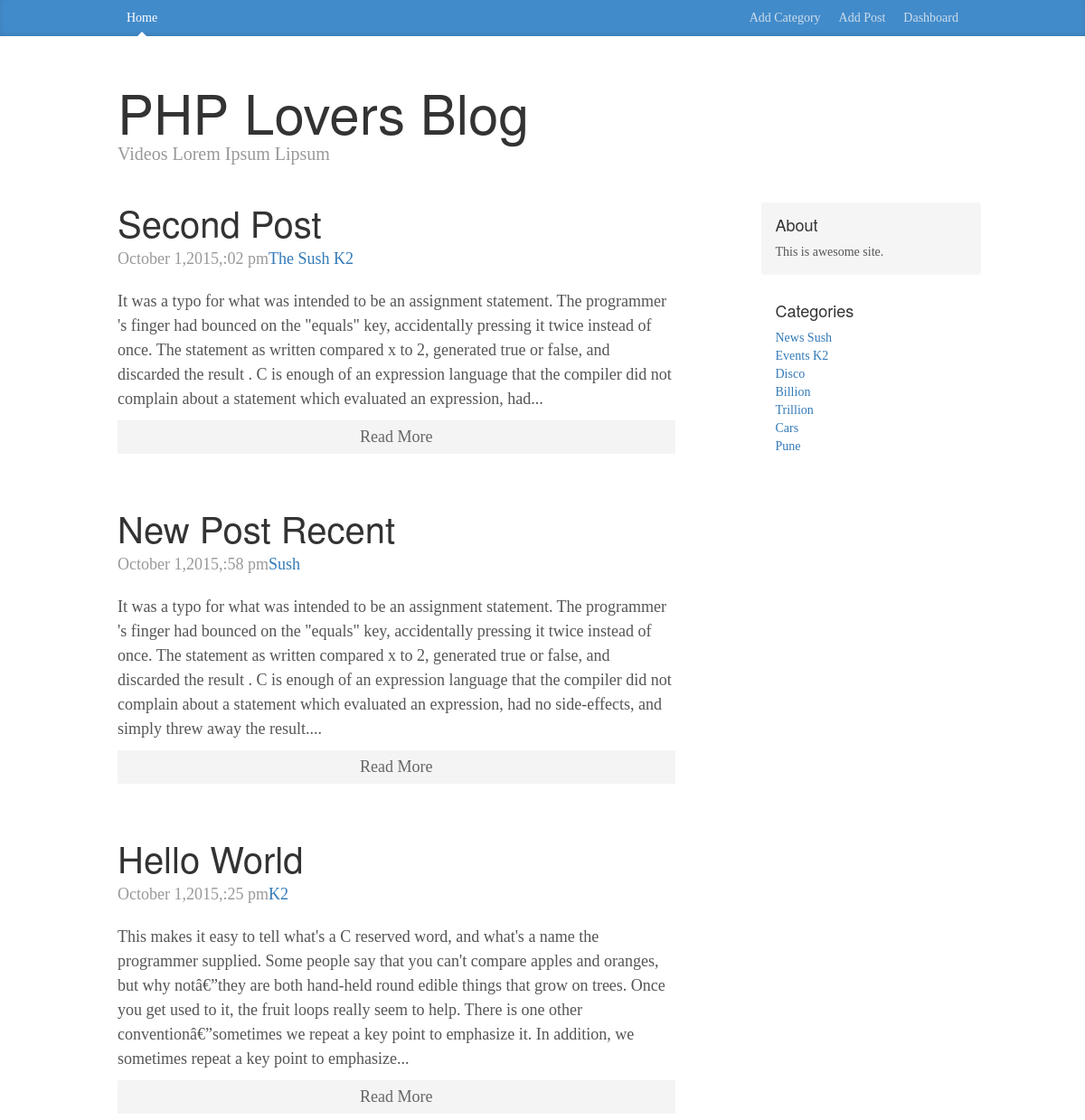
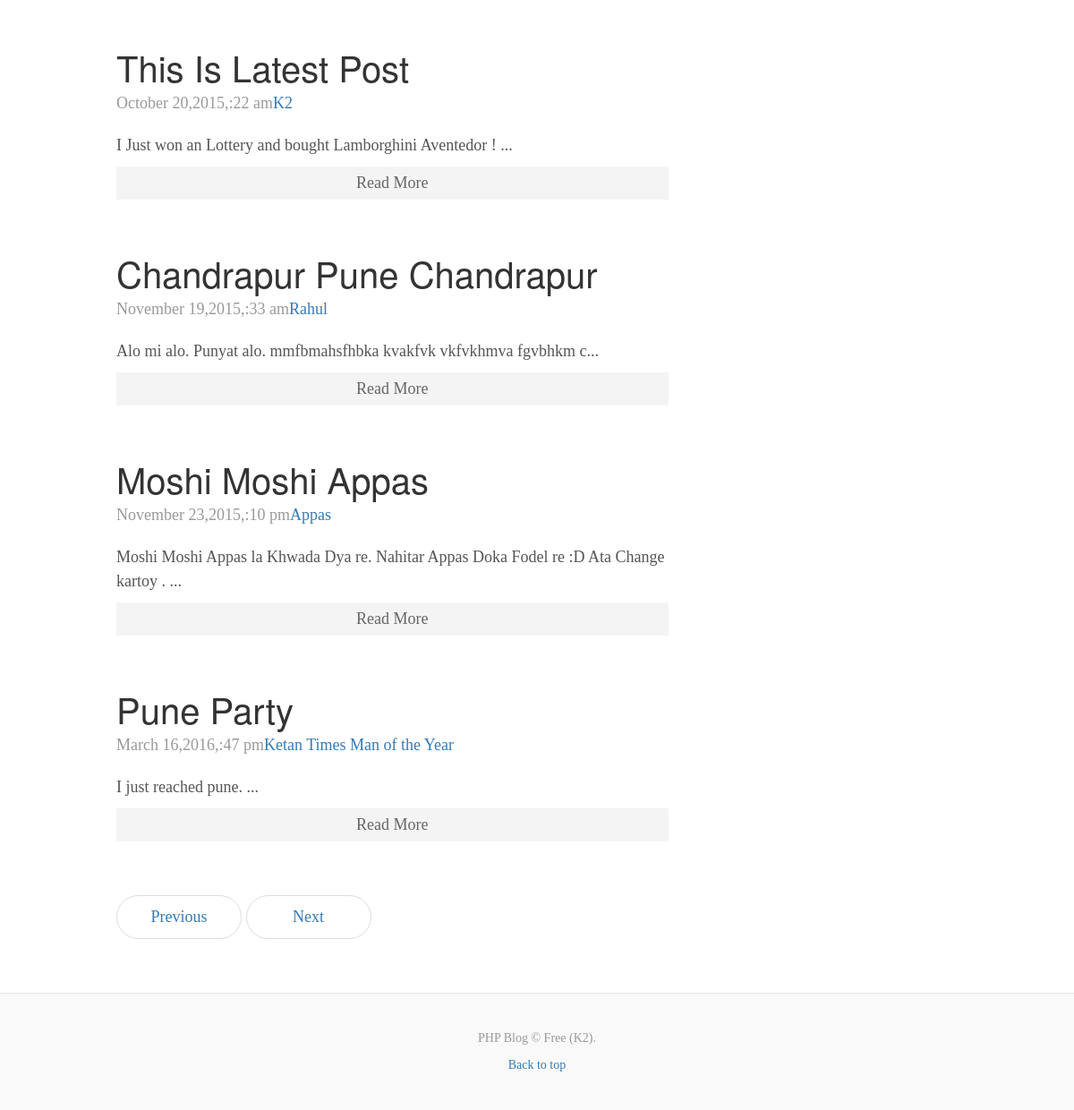
/posts.php, run on the app's committed database (2 pictures, top to bottom).
### tables this page shows
CREATE TABLE IF NOT EXISTS `posts` (
  `id` int(11) NOT NULL AUTO_INCREMENT,
  `category` int(11) NOT NULL,
  `title` varchar(255) NOT NULL,
  `body` text NOT NULL,
  `author` varchar(255) NOT NULL,
  `tags` varchar(255) NOT NULL,
  `date` timestamp NOT NULL DEFAULT CURRENT_TIMESTAMP,
  PRIMARY KEY (`id`)
);

CREATE TABLE IF NOT EXISTS `categories` (
  `id` int(11) NOT NULL AUTO_INCREMENT,
  `name` varchar(255) NOT NULL,
  PRIMARY KEY (`id`)
);

### libs/Database.php (called while the page is built, shortened)
<?php
class Database{
    public $host=DB_HOST;
    public $username=DB_USER;
    public $password=DB_PASS;
    public $db_name=DB_NAME;
    public $link;
    private function connect(){
            $this->link=new mysqli($this->host,$this->username,$this->password,$this->db_name);
        }
    public function select($query){
        $result = $this->link->query($query) or die($this->link->connect_error.__LINE__);
        if($result->num_rows>0){
            return $result;
        }
        else{
            return false;
        }
    }
}

### helpers/format_helper.php (called while the page is built)
<?php
    function formatDate($date){
        return date('F j,Y,:i a',strtotime($date));
    }
    function shortenText($text,$chars=450){
        $text= $text." ";
        $text = substr($text,0,$chars);
        $text = substr($text, 0, strrpos($text,' '));
        $text = $text."...";
        return $text;
    }

### config/config.php (called while the page is built, shortened)
<?php
$site_disc="This is awesome site.";
?>

### posts.php (the view)
<?php include 'config/config.php'; ?>
<?php include 'libs/Database.php'; ?>
<?php include 'helpers/format_helper.php';?>
<?php include 'includes/header.php';?>
<?php
    $db = new Database();
    if(isset($_GET['category'])){
        $category=$_GET['category'];
        $query = "SELECT *FROM `posts` WHERE category=".$category;
    $posts = $db->select($query);
    }
    else{
         $query = "SELECT *FROM `posts`";
    $posts = $db->select($query);
    }
    $query = "SELECT * FROM `categories`";
    $cats = $db->select($query);
    ?>
    <?php if($posts): ?>
      <div class="blog-header">
        <h1 class="blog-title">PHP Lovers Blog</h1>
        <p class="lead blog-description">Videos Lorem Ipsum Lipsum</p>
      </div>
      <div class="row">
        <div class="col-sm-8 blog-main">
        <?php while($row=$posts->fetch_assoc()):?>
          <div class="blog-post">
            <h2 class="blog-post-title"><?php echo $row['title'];?></h2>
            <p class="blog-post-meta"><?php echo formatDate($row['date']) ;?><a href="#"><?php echo $row['author']; ?></a></p>
                <?php echo shortenText($row['body']);?>
            <a class="readmore" href="post.php?id=<?php  echo urlencode($row['id']);?>">Read More</a>
          </div>
        <?php endwhile;?>
          <nav>
            <ul class="pager">
              <li><a href="#">Previous</a></li>
              <li><a href="#">Next</a></li>
            </ul>
          </nav>
        </div>
           <div class="col-sm-3 col-sm-offset-1 blog-sidebar">
          <div class="sidebar-module sidebar-module-inset">
            <h4>About</h4>
          <p><?php echo $site_disc;?></p>
          </div>
          <div class="sidebar-module">
            <?php if($cats):?>
            <h4>Categories</h4>
            <ol class="list-unstyled">
            <?php while($row=$cats->fetch_assoc()): ?>
              <li><a href="posts.php?category=<?php echo $row['id'];?>"><?php echo $row['name'];?></a></li>
            <?php endwhile; ?>
            </ol>
            <?php else:?>
                <p>No Categories</p>
            <?php endif;?>
          </div>
        </div>
      </div>
      <?php else:?>
        <p>No posts.</p>
      <?php endif;?>
<?php include 'includes/footer.php';?>

### css/blog.css (style rules this page uses)
body { font-family: Georgia, "Times New Roman", Times, serif; color: #555; }
h1, .h1, h2, .h2, h3, .h3, h4, .h4, h5, .h5, h6, .h6 { margin-top: 0; font-family: "Helvetica Neue", Helvetica, Arial, sans-serif; font-weight: normal; color: #333; }
.blog-header { padding-top: 20px; padding-bottom: 20px; }
.blog-title { margin-top: 30px; margin-bottom: 0; font-size: 60px; font-weight: normal; }
.blog-description { font-size: 20px; color: #999; }
.blog-main { font-size: 18px; line-height: 1.5; }
.sidebar-module { padding: 15px; margin: 0 -15px 15px; }
.sidebar-module-inset { padding: 15px; background-color: #f5f5f5; border-radius: 4px; }
.sidebar-module-inset p:last-child, .sidebar-module-inset ul:last-child, .sidebar-module-inset ol:last-child { margin-bottom: 0; }
.pager { margin-bottom: 60px; text-align: left; }
.pager > li > a { width: 140px; padding: 10px 20px; text-align: center; border-radius: 30px; }
.blog-post { margin-bottom: 60px; }
.blog-post-title { margin-bottom: 5px; font-size: 40px; }
.blog-post-meta { margin-bottom: 20px; color: #999; }
.readmore { display: block; text-align: center; padding:5px; background: #f4f4f4; margin-top:10px; color:#666; }

### data on the page
posts: title "Second Post", date "October 1,2015,:02 pm", author "The Sush K2", body "It was a typo for what was intended to be an assignment statement. The programmer 's finger had bounced on the \"equals\" key, accidentally pressing it twice instead of once. The statement as written compared x to 2, generated true or false, and discarded the result . C is enough of an expression language that the compiler did not complain about a statement which evaluated an expression, had..."
posts: title "New Post Recent", date "October 1,2015,:58 pm", author "Sush", body "It was a typo for what was intended to be an assignment statement. The programmer 's finger had bounced on the \"equals\" key, accidentally pressing it twice instead of once. The statement as written compared x to 2, generated true or false, and discarded the result . C is enough of an expression language that the compiler did not complain about a statement which evaluated an expression, had no side-effects, and simply threw away the result...."
posts: title "Hello World", date "October 1,2015,:25 pm", author "K2", body "This makes it easy to tell what's a C reserved word, and what's a name the programmer supplied. Some people say that you can't compare apples and oranges, but why notâ€”they are both hand-held round edible things that grow on trees. Once you get used to it, the fruit loops really seem to help. There is one other conventionâ€”sometimes we repeat a key point to emphasize it. In addition, we sometimes repeat a key point to emphasize..."
posts: title "This Is Latest Post", date "October 20,2015,:22 am", author "K2", body "I Just won an Lottery and bought Lamborghini Aventedor ! ..."
posts: title "Chandrapur Pune Chandrapur", date "November 19,2015,:33 am", author "Rahul", body "Alo mi alo. Punyat alo. mmfbmahsfhbka kvakfvk vkfvkhmva fgvbhkm c..."
posts: title "Moshi Moshi Appas", date "November 23,2015,:10 pm", author "Appas", body "Moshi Moshi Appas la Khwada Dya re. Nahitar Appas Doka Fodel re :D Ata Change kartoy . ..."
posts: title "Pune Party", date "March 16,2016,:47 pm", author "Ketan Times Man of the Year", body "I just reached pune. ..."
categories: name "News Sush"
categories: name "Events K2"
categories: name "Disco"
categories: name "Billion"
categories: name "Trillion"
categories: name "Cars"
categories: name "Pune"

### other printed values
$site_disc "This is awesome site."
